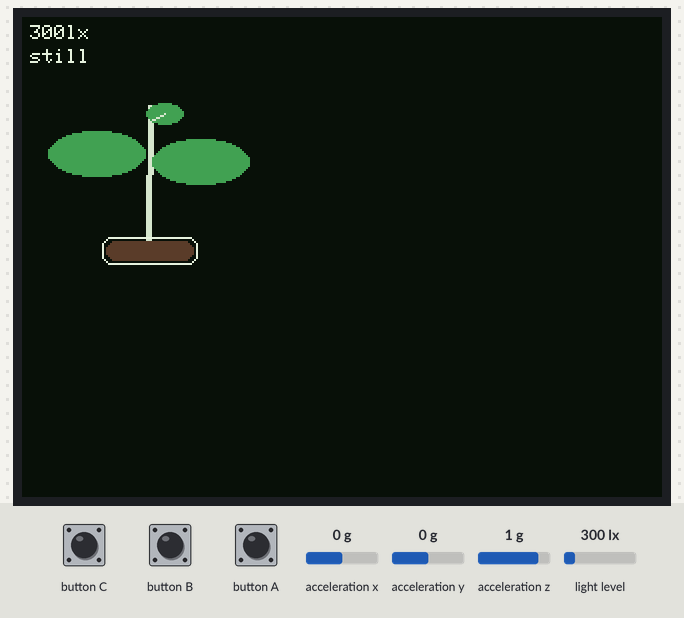
The sketch below on a simulated ESP32-S3. Parts: 320×240 colour display. Wiring (inferred from the names in the program): BH1750 light sensor at I2C address 0x23. The test bench sets the inputs (shaded band); at power-on: light level 300 lx, acceleration x 0 g, acceleration y 0 g, acceleration z 1 g. WiFi joins after 1.5 s; servers stay silent unless stated; uploads are accepted with an empty reply; what the sketch prints to the serial monitor is not drawn.

Above: at 4.1 s.
4.2 s: light level set to 40 lx
At 5.5 s:
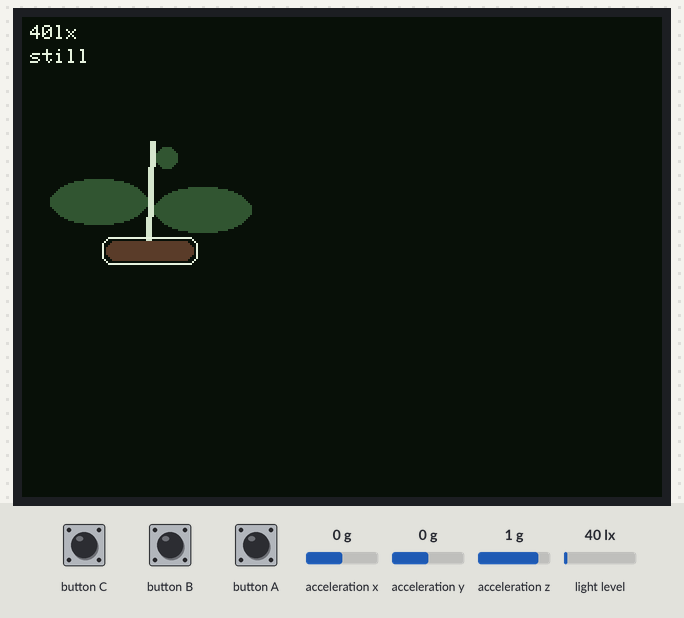
5.9 s: acceleration x set to -1.4 g
At 8.3 s:
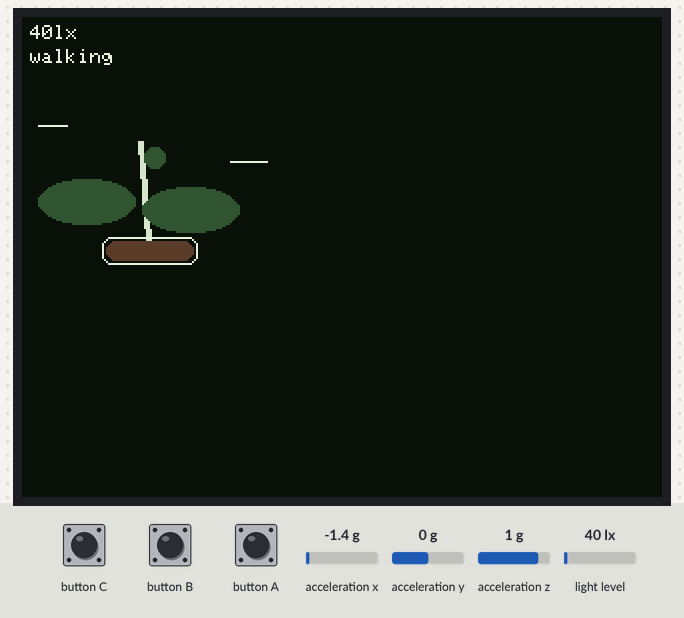
8.9 s: button C pressed for 0.15 s
10.5 s: light level set to 500 lx
At 12.0 s:
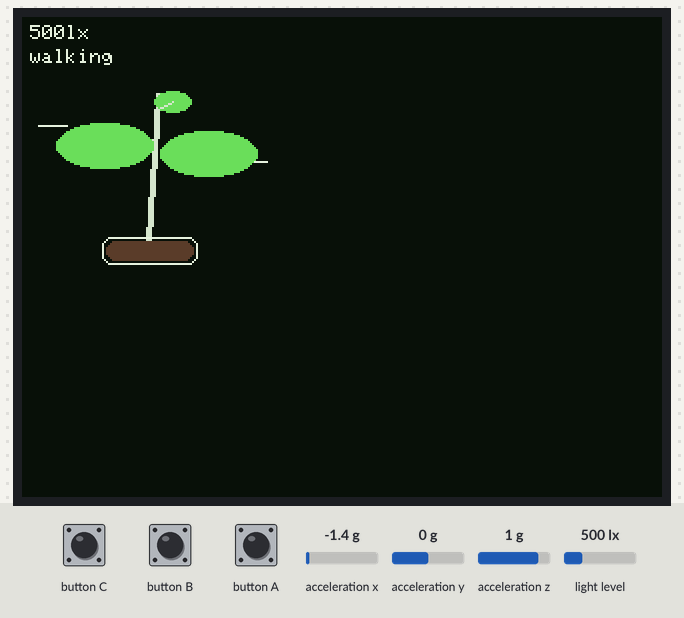
13.5 s: acceleration x set to 0 g
At 16.3 s:
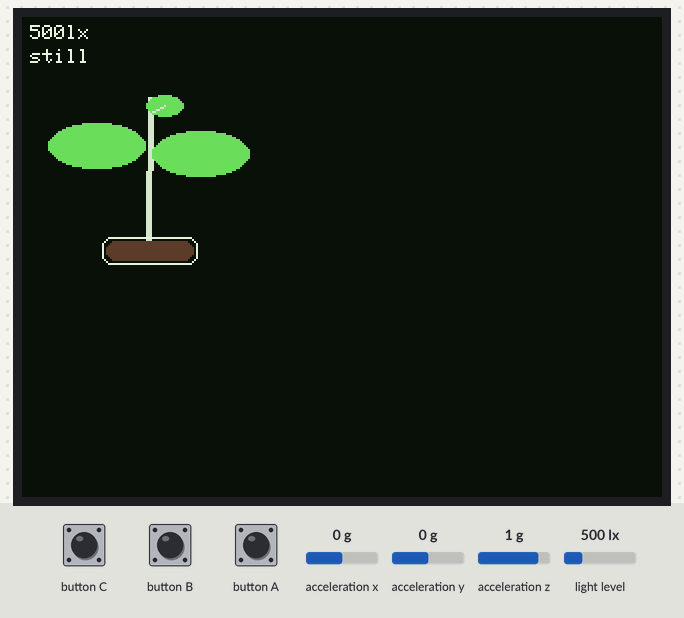
16.5 s: light level set to 765 lx
At 18.2 s:
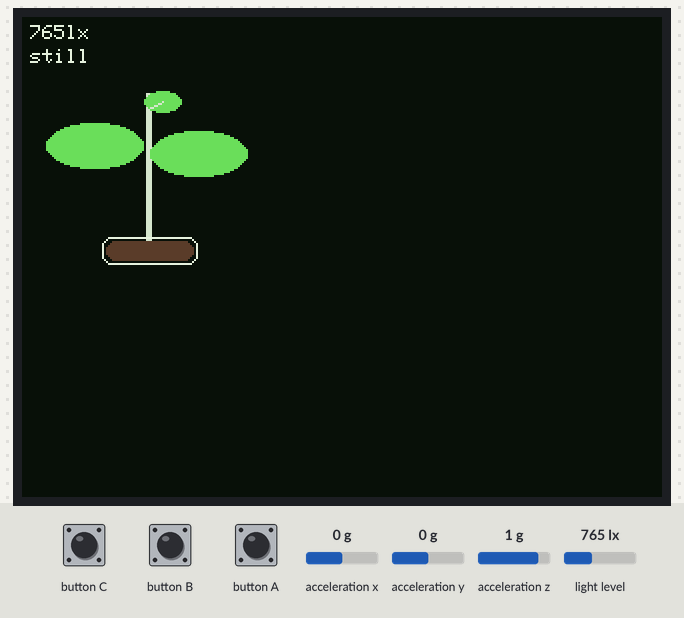
18.6 s: light level set to 834 lx
At 20.0 s:
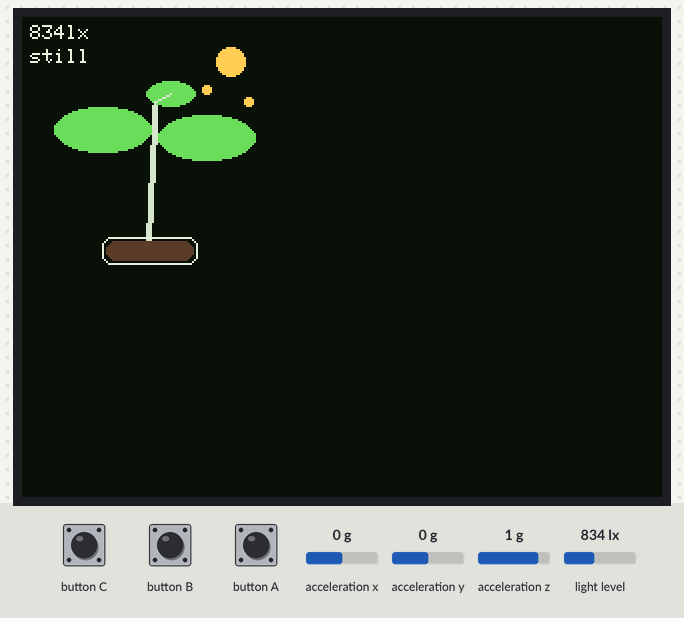
Timing chart, 0 to 21.6 s (numbered marks = the images above; inputs shaded):
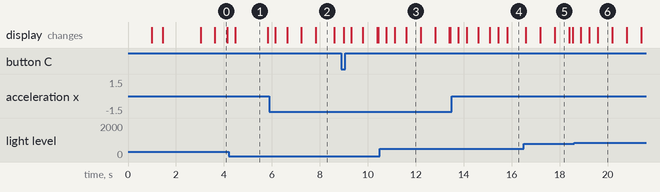

The sketch:

dlight_flask_serial.ino
```cpp
/*
  City Sprout / 出走小芽
  主程序：DLight + IMU + Flask

  使用前请在本文件顶部修改：
  - WIFI_SSID
  - WIFI_PASSWORD
  - SERVER_URL
*/

#include <Arduino.h>
#include <Wire.h>
#include <WiFi.h>
#include <WiFiClientSecure.h>
#include <HTTPClient.h>
#include <M5Unified.h>
#include <math.h>
#include "arduino_secrets.h"

// ============================================================
// 1. 需要按现场网络修改的配置
// ============================================================

// Wi-Fi 名称。真实值写在本文件同目录的 arduino_secrets.h 中。
const char* WIFI_SSID = SECRET_WIFI_SSID;

// Wi-Fi 密码。真实值写在 arduino_secrets.h 中，不上传 GitHub。
const char* WIFI_PASSWORD = SECRET_WIFI_PASSWORD;

// Flask 后端地址。
// 非常重要：
// 这里不能写 127.0.0.1。
// 127.0.0.1 对 AtomS3R 来说是“AtomS3R 自己”，不是你的电脑。
//
// 正确写法示例：
// const char* SERVER_URL = "http://192.168.xx.xx:5000/plant";
//
// 这个地址写在 arduino_secrets.h 中，可以是局域网电脑，也可以是云服务器。
const char* SERVER_URL = SECRET_SERVER_URL;

// ============================================================
// 2. DLight / BH1750 设置
// ============================================================

// AtomS3R Grove 口的 I2C 数据线。
// 之前 OLED 和 DLight 单独测试都已经验证过：SDA 用 G2。
#define SDA_PIN 2
#define SCL_PIN 1
#define BH1750_ADDR 0x23

#define LUX_NEED_SUN_MAX 50
#define LUX_INDOOR_MAX 500
#define LUX_BRIGHT_MAX 800

const float ACTIVE_THRESHOLD = 0.06;
const unsigned long ACTIVE_HOLD_TIME_MS = 1500;
const unsigned long DRAW_INTERVAL_MS = 120;
const unsigned long SERVER_INTERVAL_MS = 8000;
const unsigned long PRINT_INTERVAL_MS = 800;

enum PlantState {
  STATE_IDLE = 0,
  STATE_WILTED = 1,
  STATE_NEED_SUN = 2,
  STATE_SUNLIGHT = 3,
  STATE_WALKING = 4
};

enum PlantMood {
  MOOD_NEED_SUN = 0,
  MOOD_INDOOR = 1,
  MOOD_BRIGHT = 2,
  MOOD_SUNLIGHT = 3
};

enum MotionState {
  MOTION_STILL = 0,
  MOTION_ACTIVE = 1
};

PlantMood currentMood = MOOD_INDOOR;
PlantState currentState = STATE_IDLE;
MotionState currentMotion = MOTION_STILL;

unsigned long lastActiveTime = 0;
unsigned long lastDrawTime = 0;
unsigned long lastServerTime = 0;
unsigned long lastPrintTime = 0;

int frame = 0;
float lastLux = -1;
float lastMotionStrength = 0;
String lastSpeech = "Waiting for light.";

uint16_t COLOR_BG;
uint16_t COLOR_STEM;
uint16_t COLOR_LEAF;
uint16_t COLOR_LEAF_LIGHT;
uint16_t COLOR_LEAF_DARK;
uint16_t COLOR_SUN;
uint16_t COLOR_TEXT;
uint16_t COLOR_POT;

String plantStateToText(PlantState state) {
  if (state == STATE_IDLE) return "idle";
  if (state == STATE_WILTED) return "wilted";
  if (state == STATE_NEED_SUN) return "need_sun";
  if (state == STATE_SUNLIGHT) return "sunlight";
  if (state == STATE_WALKING) return "walking";
  return "idle";
}

String motionToText(MotionState motion) {
  if (motion == MOTION_ACTIVE) return "walking";
  return "still";
}

const char* moodToText(PlantMood mood) {
  if (mood == MOOD_NEED_SUN) return "NEED SUN";
  if (mood == MOOD_INDOOR) return "INDOOR";
  if (mood == MOOD_BRIGHT) return "BRIGHT";
  if (mood == MOOD_SUNLIGHT) return "SUNLIGHT";
  return "UNKNOWN";
}

String getLocalPlantSpeech(PlantState state) {
  if (state == STATE_WALKING) return "Are we going outside?";
  if (state == STATE_WILTED) return "I only saw screen light today.";
  if (state == STATE_NEED_SUN) return "Please take me to real sun.";
  if (state == STATE_SUNLIGHT) return "Sunlight found. I feel alive.";
  return "I am waiting for light.";
}

void writeBH1750Command(byte command) {
  Wire.beginTransmission(BH1750_ADDR);
  Wire.write(command);
  Wire.endTransmission();
}

void initBH1750() {
  writeBH1750Command(0x01);
  delay(10);
  writeBH1750Command(0x10);
  delay(200);
}

float readLightLux() {
  Wire.requestFrom(BH1750_ADDR, 2);

  if (Wire.available() == 2) {
    byte highByte = Wire.read();
    byte lowByte = Wire.read();
    unsigned int rawValue = (highByte << 8) | lowByte;
    return rawValue / 1.2;
  }

  return -1;
}

PlantMood getMoodFromLux(float lux) {
  if (lux < LUX_NEED_SUN_MAX) return MOOD_NEED_SUN;
  if (lux < LUX_INDOOR_MAX) return MOOD_INDOOR;
  if (lux < LUX_BRIGHT_MAX) return MOOD_BRIGHT;
  return MOOD_SUNLIGHT;
}

PlantState getStateFromLux(float lux) {
  if (lux < LUX_NEED_SUN_MAX) return STATE_WILTED;
  if (lux < LUX_INDOOR_MAX) return STATE_IDLE;
  if (lux < LUX_BRIGHT_MAX) return STATE_NEED_SUN;
  return STATE_SUNLIGHT;
}

float getMotionStrength(float ax, float ay, float az) {
  float totalAcc = sqrt(ax * ax + ay * ay + az * az);
  return abs(totalAcc - 1.0);
}

MotionState updateMotionState(float motionStrength) {
  unsigned long now = millis();

  if (motionStrength > ACTIVE_THRESHOLD) {
    lastActiveTime = now;
    return MOTION_ACTIVE;
  }

  if (now - lastActiveTime < ACTIVE_HOLD_TIME_MS) {
    return MOTION_ACTIVE;
  }

  return MOTION_STILL;
}

void connectWiFi() {
  Serial.print("Connecting to WiFi: ");
  Serial.println(WIFI_SSID);

  WiFi.mode(WIFI_STA);
  WiFi.begin(WIFI_SSID, WIFI_PASSWORD);

  unsigned long startTime = millis();
  while (WiFi.status() != WL_CONNECTED && millis() - startTime < 15000) {
    delay(500);
    Serial.print(".");
  }

  Serial.println();

  if (WiFi.status() == WL_CONNECTED) {
    Serial.println("WiFi connected.");
    Serial.print("AtomS3R IP: ");
    Serial.println(WiFi.localIP());
  } else {
    Serial.println("WiFi failed. Local speech will be used.");
  }
}

String askPlantServer(PlantState state, float lux, String motion) {
  if (WiFi.status() != WL_CONNECTED) {
    return getLocalPlantSpeech(state);
  }

  HTTPClient http;
  WiFiClient plainClient;
  WiFiClientSecure secureClient;

  if (String(SERVER_URL).startsWith("https://")) {
    // Demo 阶段先不校验证书，避免证书配置挡住课程演示。
    // 正式产品应改成 setCACert() 校验证书。
    secureClient.setInsecure();
    http.begin(secureClient, SERVER_URL);
  } else {
    http.begin(plainClient, SERVER_URL);
  }

  http.addHeader("Content-Type", "application/json");

  String payload = "{";
  payload += "\"state\":\"" + plantStateToText(state) + "\",";
  payload += "\"lux\":" + String(lux, 2) + ",";
  payload += "\"motion\":\"" + motion + "\"";
  payload += "}";

  Serial.print("Send to server: ");
  Serial.println(payload);

  int httpCode = http.POST(payload);

  if (httpCode > 0) {
    String response = http.getString();
    http.end();

    Serial.print("Server response: ");
    Serial.println(response);

    if (response.length() > 0) return response;
  } else {
    Serial.print("HTTP failed. Code: ");
    Serial.println(httpCode);
    http.end();
  }

  return getLocalPlantSpeech(state);
}

void initColors() {
  COLOR_BG = M5.Display.color565(12, 16, 14);
  COLOR_STEM = M5.Display.color565(210, 230, 200);
  COLOR_LEAF = M5.Display.color565(70, 160, 80);
  COLOR_LEAF_LIGHT = M5.Display.color565(110, 220, 95);
  COLOR_LEAF_DARK = M5.Display.color565(48, 85, 55);
  COLOR_SUN = M5.Display.color565(255, 205, 80);
  COLOR_TEXT = M5.Display.color565(230, 240, 220);
  COLOR_POT = M5.Display.color565(90, 60, 40);
}

void drawPlantOnM5(PlantMood mood, MotionState motion, float lux) {
  M5.Display.fillScreen(COLOR_BG);

  int phase = frame % 20;
  int sway = 0;
  if (phase < 5) sway = -2;
  else if (phase < 10) sway = -1;
  else if (phase < 15) sway = 1;
  else sway = 2;

  int breathe = (frame % 30 < 15) ? 0 : 2;
  int centerX = 64;
  int baseY = 112;
  int topY = 42;
  int leafY = 68;
  int leafDrop = 0;
  int plantSway = sway;
  uint16_t leafColor = COLOR_LEAF;

  if (mood == MOOD_NEED_SUN) {
    topY = 62;
    leafY = 80;
    leafDrop = 12;
    leafColor = COLOR_LEAF_DARK;
  } else if (mood == MOOD_INDOOR) {
    topY = 44 + breathe;
  } else if (mood == MOOD_BRIGHT) {
    topY = 38 + breathe;
    leafY = 66;
    leafDrop = -2;
    leafColor = COLOR_LEAF_LIGHT;
  } else if (mood == MOOD_SUNLIGHT) {
    topY = 32 + breathe;
    leafY = 62;
    leafDrop = -6;
    leafColor = COLOR_LEAF_LIGHT;
  }

  if (motion == MOTION_ACTIVE) plantSway = sway * 3;
  if (mood == MOOD_NEED_SUN && motion == MOTION_STILL) plantSway = 0;

  if (mood == MOOD_SUNLIGHT) {
    M5.Display.fillCircle(104, 22, 7, COLOR_SUN);
    M5.Display.fillCircle(92, 36, 2, COLOR_SUN);
    M5.Display.fillCircle(113, 42, 2, COLOR_SUN);
  }

  if (motion == MOTION_ACTIVE) {
    M5.Display.drawLine(8, 54, 22, 54, COLOR_TEXT);
    M5.Display.drawLine(104, 72, 122, 72, COLOR_TEXT);
  }

  M5.Display.drawLine(centerX - 2, baseY, centerX + plantSway, topY, COLOR_STEM);
  M5.Display.drawLine(centerX - 1, baseY, centerX + plantSway + 1, topY, COLOR_STEM);
  M5.Display.drawLine(centerX, baseY, centerX + plantSway + 2, topY, COLOR_STEM);

  int leftLeafX = centerX - 26 + plantSway;
  int leftLeafY = leafY + leafDrop;
  int rightLeafX = centerX + 26 + plantSway;
  int rightLeafY = leafY + leafDrop + 4;

  M5.Display.fillEllipse(leftLeafX, leftLeafY, 24, 11, leafColor);
  M5.Display.fillEllipse(rightLeafX, rightLeafY, 24, 11, leafColor);

  int budX = centerX + plantSway + 8;
  int budY = topY + 4;
  if (mood == MOOD_NEED_SUN) {
    M5.Display.fillCircle(budX, budY + 4, 5, leafColor);
  } else {
    M5.Display.fillEllipse(budX, budY, mood == MOOD_SUNLIGHT ? 12 : 9, mood == MOOD_SUNLIGHT ? 6 : 5, leafColor);
    M5.Display.drawLine(centerX + plantSway, topY + 8, budX, budY, COLOR_STEM);
  }

  M5.Display.fillRoundRect(42, 112, 44, 10, 5, COLOR_POT);
  M5.Display.drawRoundRect(40, 110, 48, 14, 5, COLOR_TEXT);

  M5.Display.setTextSize(1);
  M5.Display.setTextColor(COLOR_TEXT, COLOR_BG);
  M5.Display.setCursor(4, 4);
  M5.Display.print((int)lux);
  M5.Display.print("lx");
  M5.Display.setCursor(4, 16);
  M5.Display.print(motionToText(motion));
}

void setup() {
  Serial.begin(115200);
  delay(1000);

  auto cfg = M5.config();
  M5.begin(cfg);
  M5.Display.setBrightness(120);

  initColors();
  Wire.begin(SDA_PIN, SCL_PIN);
  initBH1750();

  M5.Display.fillScreen(COLOR_BG);
  M5.Display.setTextColor(COLOR_TEXT, COLOR_BG);
  M5.Display.setTextSize(1);
  M5.Display.setCursor(8, 8);
  M5.Display.print("Sprout demo");
  M5.Display.setCursor(8, 24);
  M5.Display.print("DLight + IMU");

  connectWiFi();
}

void loop() {
  M5.update();
  unsigned long now = millis();

  if (now - lastDrawTime >= DRAW_INTERVAL_MS) {
    lastLux = readLightLux();

    if (lastLux < 0) {
      M5.Display.fillScreen(COLOR_BG);
      M5.Display.setTextColor(COLOR_TEXT, COLOR_BG);
      M5.Display.setTextSize(1);
      M5.Display.setCursor(8, 8);
      M5.Display.print("DLight read fail");
      Serial.println("Failed to read DLight.");
      lastDrawTime = now;
      return;
    }

    currentMood = getMoodFromLux(lastLux);

    float ax = 0;
    float ay = 0;
    float az = 0;
    M5.Imu.getAccelData(&ax, &ay, &az);

    lastMotionStrength = getMotionStrength(ax, ay, az);
    currentMotion = updateMotionState(lastMotionStrength);

    currentState = getStateFromLux(lastLux);
    if (currentMotion == MOTION_ACTIVE) currentState = STATE_WALKING;

    drawPlantOnM5(currentMood, currentMotion, lastLux);

    if (now - lastPrintTime >= PRINT_INTERVAL_MS) {
      Serial.print("Lux:");
      Serial.print(lastLux);
      Serial.print(" | motion:");
      Serial.print(motionToText(currentMotion));
      Serial.print(" | strength:");
      Serial.print(lastMotionStrength, 3);
      Serial.print(" | state:");
      Serial.println(plantStateToText(currentState));
      lastPrintTime = now;
    }

    frame++;
    lastDrawTime = now;
  }

  if (lastLux >= 0 && now - lastServerTime >= SERVER_INTERVAL_MS) {
    lastSpeech = askPlantServer(currentState, lastLux, motionToText(currentMotion));
    Serial.print("Plant says: ");
    Serial.println(lastSpeech);
    lastServerTime = now;
  }
}
```

arduino_secrets.example.h
```cpp
#pragma once

/*
  Copy this file to arduino_secrets.h in the same folder.
  Fill in your real local values in arduino_secrets.h.

  arduino_secrets.h is ignored by Git, so Wi-Fi passwords and private
  server addresses will not be uploaded to GitHub.
*/

#define SECRET_WIFI_SSID "Yqe的iPhone"
#define SECRET_WIFI_PASSWORD "Abc12345"
#define SECRET_SERVER_URL "http://your-server-ip:5000/plant"
```

Measured:
- the behaviour switches between 799 and 800 lx on light level (found by bisection; images 5 and 6)
- after the input at 4.2 s, the display: changes after 0.27 s (image 1)
- after the input at 5.9 s, the display: first changes after 0.25 s (image 2 shows a later state)
- after the input at 10.5 s, the display: first changes after 0.26 s (image 3 shows a later state)
- after the input at 18.6 s, the display: first changes after 0.28 s (image 6 shows a later state)
- what the display in image 0 shows lasts 0.5 s, from 3.6 s to 4.1 s
- what the display in image 1 shows lasts 1.3 s, from 4.5 s to 5.8 s
